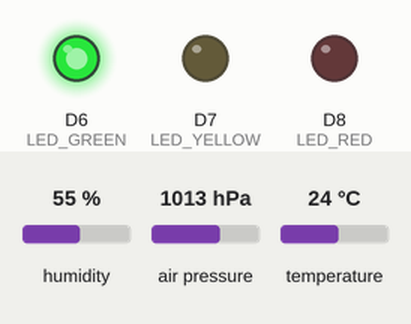
Bench run of a sketch on a simulated ESP8266 (NodeMCU). Shown: output pins drawn as LEDs (lit = HIGH). The test bench sets the inputs (shaded band); at power-on: humidity 55 %, air pressure 1013 hPa, temperature 24 °C. What the sketch prints to the serial monitor is not drawn.

Above: at 0.1 s.
At 1.1 s:
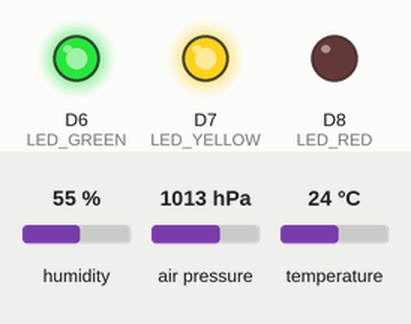
At 2.1 s:
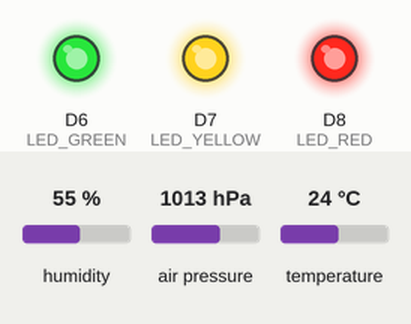
At 5.1 s:
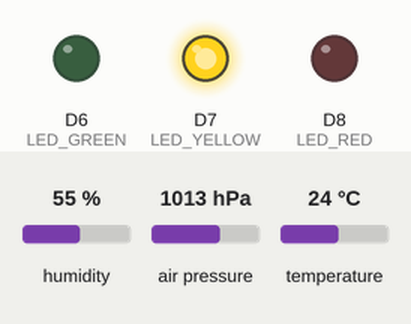
At 6.1 s:
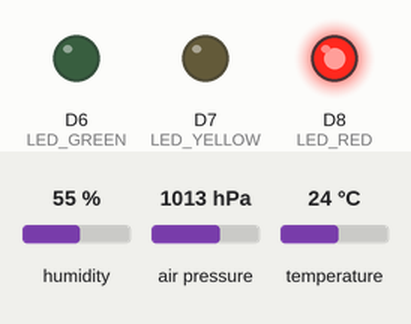
At 7.1 s:
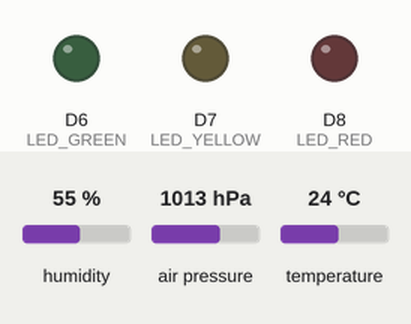
Timing chart, 0 to 9.5 s (numbered marks = the images above):
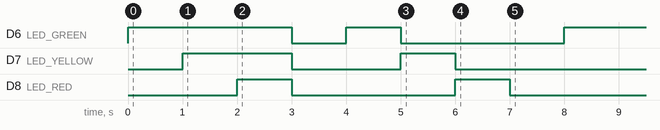

Measured:
- by itself, D6 (LED_GREEN): goes HIGH 3.0 s, LOW 1.0 s, HIGH 1.0 s, LOW 3.0 s, then HIGH
- by itself, D7 (LED_YELLOW): LOW → HIGH at 1.0 s, → LOW 2.0 s later, → HIGH 2.0 s later, → LOW 1.0 s later
- by itself, D8 (LED_RED): alternates HIGH for 1.0 s and LOW for 3.0 s, 4 changes in all, then stays LOW

The sketch:

GyLe-CO2-Ampel.ino
```cpp
// Kommunikation zum CO2-Sensor
#include <SoftwareSerial.h>
#include <Wire.h>              // Wire library (required for I2C devices)

// Kommunikation zum Luft-Sensor
#include <Adafruit_Sensor.h>
#include <Adafruit_BME280.h>

#define LED_GREEN D6
#define LED_YELLOW D7
#define LED_RED D8

// CO2 - Definitionen
SoftwareSerial co2Serial(D2, D1); // RX, TX Pinns festlegen
int co2Wert;              // CO2 Messwert in ppm

// Luft -Definitionen
Adafruit_BME280 bme;
// define device I2C address: 0x76 or 0x77 (0x77 is library default address)
#define SEALEVELPRESSURE_HPA (1013.25)
#define BME280_I2C_ADDRESS  0x76

bool isInitialized = false;
bool bmeError = false;

void setup() {
  pinMode(LED_GREEN, OUTPUT);    // LED pin as output.
  pinMode(LED_YELLOW, OUTPUT);    // LED pin as output.
  pinMode(LED_RED, OUTPUT);    // LED pin as output.

  Serial.begin(9600);
  co2Serial.begin(9600);

  Wire.begin(D3,D4);
  if( bme.begin(BME280_I2C_ADDRESS) == 0 ) {
    // connection error or device address wrong!
    Serial.println("bme280 Fehler !!");
    bmeError = true;
  }
}

void loop() {
  if(!isInitialized) {
    selfTest();
    isInitialized = true;
  }
  Serial.println();

  co2Wert = readCO2();
  setAmpel(co2Wert);

  readLuftWerte();
  delay(5000);
}

void readLuftWerte() {
  float temp = bme.readTemperature();  // get temperature in °C
  float humi = bme.readHumidity();     // get humidity in %
  float pres = bme.readPressure();     // get pressure in Pa
    Serial.print( "Temperatur ");
    Serial.print(temp);
    Serial.print("°C");
    Serial.println();
    Serial.print( "Luftfeutigkeit ");
    Serial.print(humi);
    Serial.print("%");
    Serial.println();
    Serial.print( "Luftdruck ");
    Serial.print(pres/100);
    Serial.print("hPa");
    Serial.println();
}

void selfTest() {
  greenOn();
  delay(1000);
  yellowOn();
  delay(1000);
  redOn();
  delay(1000);
  allLedOff();
  delay(1000);
  greenBlink();
  yellowBlink();
  redBlink();
}

// Kommunikation mit MH-Z19 CO2 Sensor
int readCO2() {
  byte cmd[9] = {0xFF, 0x01, 0x86, 0x00, 0x00, 0x00, 0x00, 0x00, 0x79};
  char answer[9];
  co2Serial.write(cmd, 9);
  co2Serial.readBytes(answer, 9);
  if (answer[0] != 0xFF) return -1;
  if (answer[1] != 0x86) return -1;
  int answerHigh = (int) answer[2]; // CO2 High Byte
  int answerLow = (int) answer[3];  // CO2 Low Byte
  int ppm = (256 * answerHigh) + answerLow;
  Serial.print("CO2 Gehalt:");
  Serial.print(ppm);
  Serial.println("ppm");

  return ppm;                         // Antwort des MH-Z19 CO2 Sensors in ppm
}

// Zimmerwetter
// grün 1 < 600
// grün 2 < 900
// gelb 1 < 1200
// gelb 2 < 1600
// rot 1 < 2000
// rot 2 > 2000
void setAmpel(int ppm) {
  allLedOff();
  if(ppm < 600) {
    greenOn();
  } else if(ppm < 900) {
    greenOn();
    yellowOn();
  } else if(ppm < 1200) {
    yellowOn();
  } else if(ppm < 1600) {
    yellowOn();
    redOn();
  } else {
    redBlink();
    redBlink();
    redBlink();
    redOn();
  }
}

void greenBlink() {
  blink(LED_GREEN);
}
void yellowBlink() {
  blink(LED_YELLOW);
}
void redBlink() {
  blink(LED_RED);
}

void blink(int pin) {
  digitalWrite(pin, HIGH);
  delay(1000);
  digitalWrite(pin, LOW);
}

void greenOn() {
  digitalWrite(LED_GREEN, HIGH);
}
void greenOff() {
  digitalWrite(LED_GREEN, LOW);
}
void yellowOn() {
  digitalWrite(LED_YELLOW, HIGH);
}
void yellowOff() {
  digitalWrite(LED_YELLOW, LOW);
}
void redOn() {
  digitalWrite(LED_RED, HIGH);
}
void redOff() {
  digitalWrite(LED_RED, LOW);
}

void allLedOff() {
  greenOff();
  yellowOff();
  redOff();
}
```
